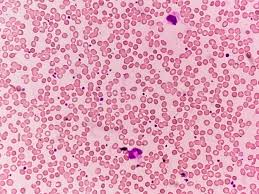
#> input picture sample2/blood cell.jpeg, 259 x 194 px, found by its file name
$ python sample.py
#> lines starting #> are read from the running program, lines starting #| are printed output that depends on the picture; after the words box and inside, x2 and y2 are one past the last pixel; in counts of white or black regions, pixels touching at a corner belong together
'''
What is opencv?
    -> open source computer vision
    -> used mainly for image processing and computer vision

Steps:
1. we need to install the opencv in our project
    pip install opencv-python

2. create a sample.py file and import cv2 package
3. write a code print(cv2.__version__)

Predefined functions available:
1. how to read an image to our program
    -> imread()
        -> used to get the image from the specified location
    syntax:
    cv2.imread(filename,flag)

    filename = the path to the image. it shouldn't be a direct link
    flag = how the image should be read(with color or without color)

    if you want the image in color, we need to give that as cv2.IMREAD_COLOR
    if you want the image in grayscale, we need to give that as cv2.IMREAD_GRAYSCALE

    we need to store this image in a variable

2. how we need to display the image
    -> imshow()
        -> used to display the image as a dialogue box

    syntax:
    cv2.imshow(window_name,image_variable)

3. To keep the image output steady.
    -> waitKey()
        -> used to hold the output window for certain seconds until user enter/press any key
    syntax:
    cv2.waitKey(0)

4. how to close the output window without using close icon
    ->destoryAllWindows()
        -> used to close all the output windows
    syntax:
        cv2.destoryAllWindows()
'''
# 5. How to get multiple image loaded to multiple output screen
# import cv2

# img1 = cv2.imread("blood cell.jpg",cv2.IMREAD_COLOR)
# img2 = cv2.imread("blood cell.jpg",cv2.IMREAD_GRAYSCALE)

# cv2.imshow("Input Image1",img1)
# cv2.imshow("Input image2",img2)

# cv2.waitKey(0)

# cv2.destroyAllWindows()

# 6. How to get multiple image loaded to single output window
#     -> concatenate()
#         -> this concatenate function is available only in out numpy package not in opencv package
#         -> image needs to be same as input don't change the color frames.
#     syntax:
#     numpy.concatenate((filenames...),axis=val)

#     val = 0 or 1
#     0 -> combine the files into vertical axis
#     1 -> combine the files into horizontal axis

#     1. we need to import the numpy package
#         import numpy

#         used to have lot of advance mathematical formulas, implementation, inside that package with predefined executions

# import cv2
# import numpy

# img1 = cv2.imread("sample2/blood cell.jpeg")
# img2 = cv2.imread("sample2/blood cell.jpeg")

# img = numpy.concatenate((img1,img2),axis=0)

# cv2.imshow("Concatenated Images",img)

# cv2.waitKey(0)

# cv2.destroyAllWindows()

#  7. How to save an image using opencv
#     -> imwrite()
#         -> used to store the images used in our project with different names for future purpose.

#     syntax:
#     cv2.imwrite(imagename,image_source)

# import cv2

# img = cv2.imread('blood cell.jpg',cv2.IMREAD_GRAYSCALE)

# imagename = 'grayscale_converted_image.jpg'

# cv2.imwrite(imagename,img)

# # img = cv2.imread('grayscale_converted_image.jpg')
# # cv2.imshow('output',img)

# cv2.waitKey(0)

# cv2.destroyAllWindows()

# 8. How to resize the images which we read.
#     -> most of the time, we will not get the perfect size of the image, sometimes it will be large or too small. So, we need to
#     re-size the image to common size.
#     -> resize()
#         -> used to re-size the images to a common size.

#     syntax:
#     cv2.resize(source,dsize,destination,fx,fy,interpolation)

#     source -> image which we have read
#     dsize -> size of the output iamge
#     destination -> the output image to be saved once again (work like imwrite())
#                 -> optional
#     fx - scale factor on horizontal axis
#     fy - scale factor on vertical axis
#     interpolation - automated sizing
#         -> INTER_AREA
#             -> when we are going to use a image as shrinked one
#         -> INTER_CUBIC
#             -> slowest resizing option
#         -> INTER_LINEAR
#             -> when we are going to use a image as zoomed one
#         -> optional

#     1. half image condition
#         -> dsize = (0,0)
#         -> fx > 0
#         -> fy > 0

#
# 9. Edge detection
#     -> is a process that involves detecting sharp edges in the image.
#     -> canny() function
#         -> canny edge detection algorithm
#             -> John F. Canny
#     -> use of this algorithm:
#         -> Noise reduction using filters
#         -> maximum supression (we need to have only the shapes of the images)

#     syntax:
#     cv2.Canny(source,min value, max value, size,L2gradient)
#         source = image
#         minvalue = minimum gradient
#         maxvalue = maximum gradient
#         size = optional
#         L2gradient = used to provide the accurate gradient calculation
#                   -> two values possible
#                   ->0 -> false
#                   ->1 -> true

#     min = 0 -> with inner circle and all possible edges of the images
#     min = 100 -> with few inner circles are possible

# import cv2

# img = cv2.imread('sample2/blood cell.jpeg')

# # edge1 = cv2.Canny(img,0,300)
# # edge2 = cv2.Canny(img,100,300)
# # edge3 = cv2.Canny(img,200,300)
# edge4 = cv2.Canny(img,0,1000)
# # cv2.imshow("Edge1 Output",edge1)
# # cv2.imshow("Edge2 Output",edge2)
# # cv2.imshow("Edge3 Output",edge3)
# cv2.imshow("Edge4 Output",edge4)

# cv2.waitKey(0)
# cv2.destroyAllWindows()


'''For converting from color to grayscale
    -> cvtColor()
        -> used to convert the given image into any color for image as you wish
        -> grayscale = cv2.COLOR_BGR3GRAY
For blurring the images
    -> GaussianBlur()
    syntax:
    cv2.GaussianBlur(image,(sigmaX,sigmaY),kernal_size)
For the theshold image
    -> threshold()
for the contour image
    -> whether we have curved edges in our given image
    -> findContour()

Contour Types:
RETR_LINK -> including all outer and inner curves
RETR_EXTERNAL -> include only the outer curves
RETR_TREE -> grandparents,parents,child
RETR_CCOMP ->
'''
import cv2

abo_image = cv2.imread(r'sample2\blood cell.jpeg')
#> abo_image is the input picture: shape (194, 259, 3); mean B, G, R 184.9, 161.8, 224.7
# cv2.imshow('Original Image',abo_image)

# convert the image from color to grayscale
gray = cv2.cvtColor(abo_image,cv2.COLOR_BGR2GRAY)
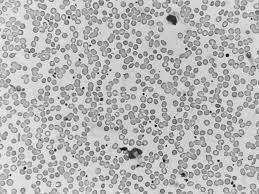
#> gray: shape (194, 259); min 13, max 246, mean 183.2
# cv2.imshow('Grayscale Image',gray)
# we need to blur the image for more accurate blood cell conditions
# blurring the image means -> smoothening the image
blur = cv2.GaussianBlur(gray,(5,5),0)
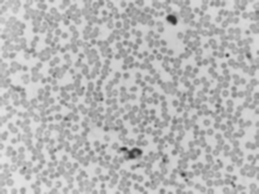
#> blur: shape (194, 259); min 48, max 230, mean 183.2
# cv2.imshow('Blurred Image',blur)
# blurred to threshold
# threshold
# syntax: threshold(image,dest,thresholdValue,maxValue,thresholdType)
# calculate the threshold values for the images your have given and it will return the image as well as the val
val1,threshold = cv2.threshold(blur,120,255,cv2.THRESH_BINARY)
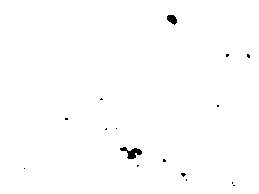
#> threshold: shape (194, 259); 99.5% white; 16 black regions (14 under 20 px), largest, box (x1, y1, x2, y2) and area: (120, 147, 142, 159) 129, (167, 15, 177, 25) 70
# cv2.imshow('Threshold Image',threshold)
# find the contours
# used to find the curved edges of the images
# findContours(image,contourType,contourValue)
contour,val2 = cv2.findContours(threshold,cv2.RETR_EXTERNAL,cv2.CHAIN_APPROX_SIMPLE)
#> contour = [[[0, 0], [0, 193], [258, 193], [258, 0]]]; val2 = [[-1, -1, -1, -1]]
# count the number of contours we found in the image
# print(contour)
contour_length = len(contour)
#> contour_length = 1
# print(contour_length)
if(contour_length<50):
    print('O')
elif(50 <= contour_length < 100):
    print('A')
elif(100 <= contour_length < 150):
    print('B')
else:
    print('AB')

cv2.waitKey(0)
cv2.destroyAllWindows()
